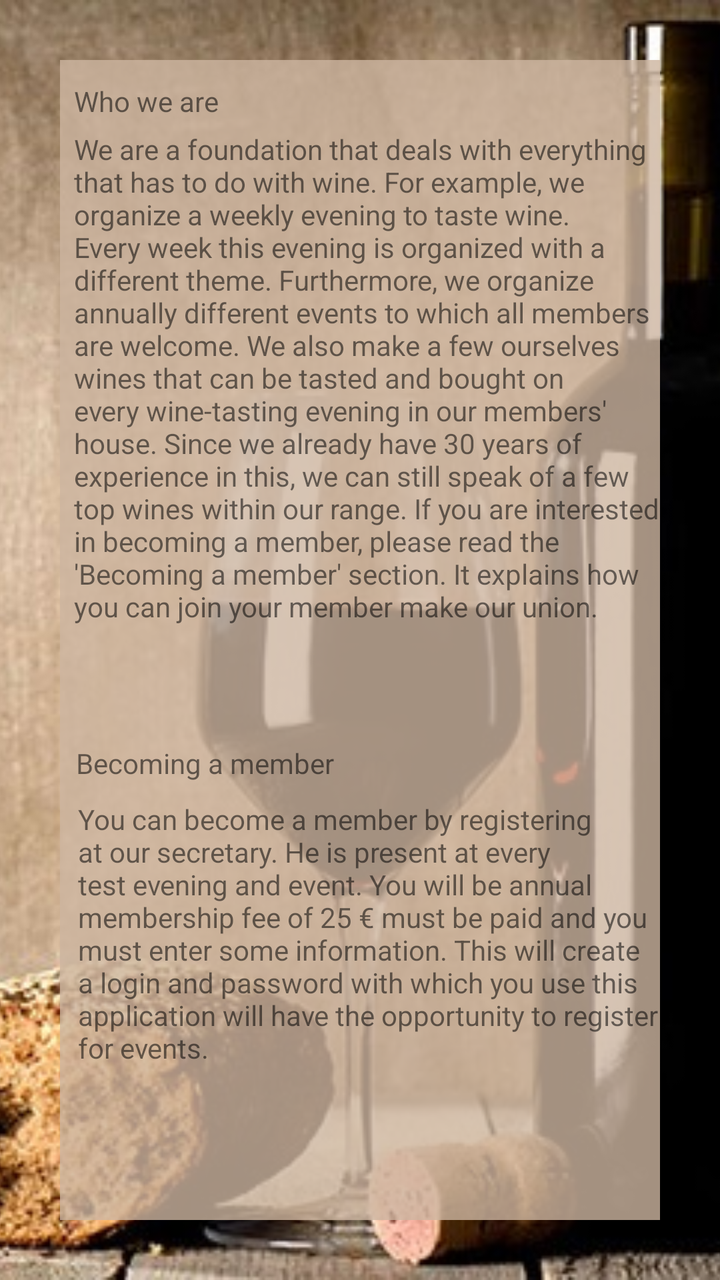
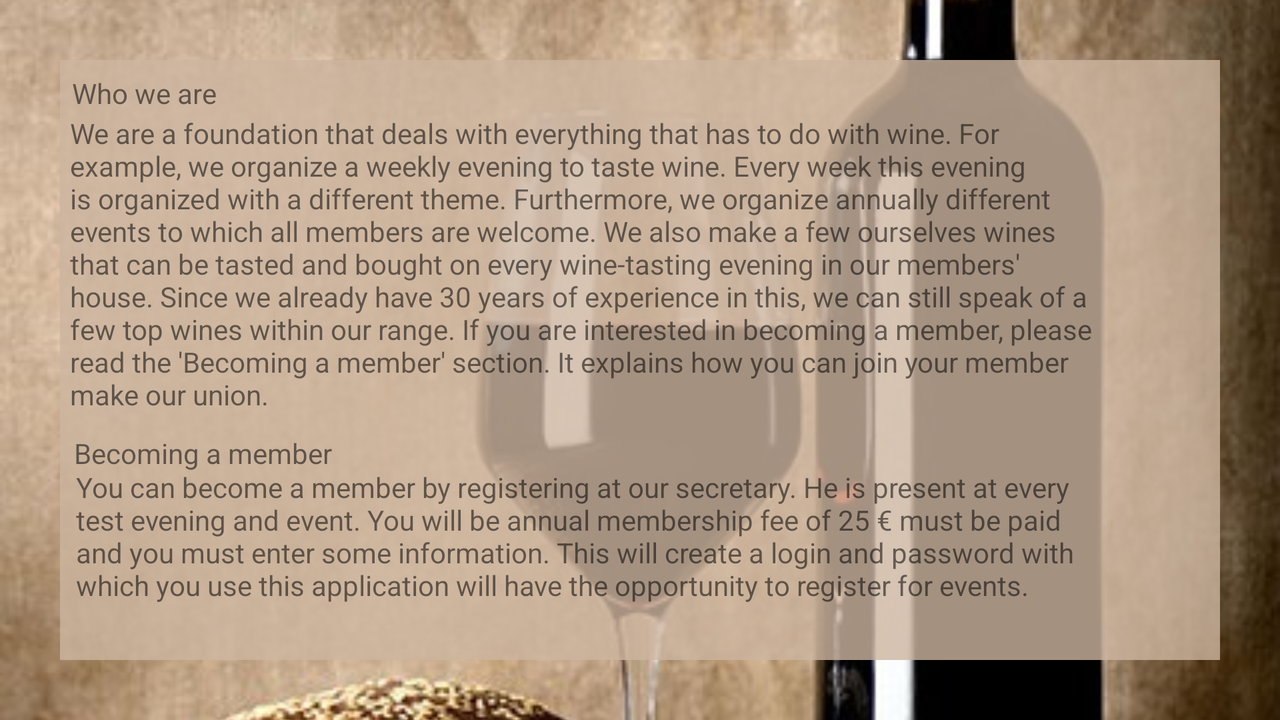

The same Android screen from two of the app's own layout files: first res/layout/ as a phone draws it, then the repository's variant for another configuration, drawn on a device whose configuration selects that folder. Both files follow.
<!-- AndroidManifest.xml: application theme Theme.AppCompat.Light.NoActionBar -->
<!-- res/layout/activity_member.xml -->
<?xml version="1.0" encoding="utf-8"?>
<android.support.constraint.ConstraintLayout
    xmlns:android="http://schemas.android.com/apk/res/android"
    android:layout_width="match_parent"
    android:layout_height="match_parent">

    <FrameLayout
        android:id="@+id/content_member"
        android:layout_width="match_parent"
        android:layout_height="match_parent" >

        <ImageView
            android:id="@+id/background"
            android:layout_width="match_parent"
            android:layout_height="match_parent"
            android:contentDescription="@string/description_background"
            android:scaleType="centerCrop"
            android:src="@drawable/wine_start_background_cropped" />

        <RelativeLayout
            android:layout_width="match_parent"
            android:layout_height="match_parent"
            android:id="@+id/text_layout"
            android:layout_margin="30dp"
            android:background="@color/light_brown_trans" >

            <TextView
                android:id="@+id/who_we_are_title"
                android:layout_width="wrap_content"
                android:layout_height="wrap_content"
                android:layout_alignParentStart="true"
                android:layout_alignParentLeft="true"
                android:layout_alignParentTop="true"
                android:layout_marginStart="7dp"
                android:layout_marginLeft="7dp"
                android:layout_marginTop="11dp"
                android:text="@string/who_we_are_title" />

            <TextView
                android:id="@+id/who_we_are_text"
                android:layout_width="wrap_content"
                android:layout_height="wrap_content"
                android:layout_alignParentStart="true"
                android:layout_alignParentLeft="true"
                android:layout_alignParentTop="true"
                android:layout_marginStart="7dp"
                android:layout_marginLeft="7dp"
                android:layout_marginTop="35dp"
                android:text="@string/who_we_are_text" />

            <TextView
                android:id="@+id/become_member_title"
                android:layout_width="wrap_content"
                android:layout_height="wrap_content"
                android:layout_alignParentStart="true"
                android:layout_alignParentLeft="true"
                android:layout_alignParentTop="true"
                android:layout_marginStart="8dp"
                android:layout_marginLeft="8dp"
                android:layout_marginTop="342dp"
                android:text="@string/become_member_title" />

            <TextView
                android:id="@+id/become_member_text"
                android:layout_width="wrap_content"
                android:layout_height="wrap_content"
                android:layout_alignParentStart="true"
                android:layout_alignParentLeft="true"
                android:layout_alignParentTop="true"
                android:layout_marginStart="9dp"
                android:layout_marginLeft="9dp"
                android:layout_marginTop="370dp"
                android:text="@string/become_member_text" />

        </RelativeLayout>
    </FrameLayout>
</android.support.constraint.ConstraintLayout>
<!-- resources referenced by this layout -->
<resources>
  <color name="light_brown_trans">#CCCDB6A0</color>
  <!-- drawable wine_start_background_cropped: jpg bitmap (drawable, 54100 bytes) -->
  <string name="become_member_text">You can become a member by registering at our secretary. He is present at every test evening and event. You will be annual membership fee of 25 € must be paid and you must enter some information. This will create a login and password with which you use this application will have the opportunity to register for events.</string>
  <string name="become_member_title">Becoming a member</string>
  <string name="description_background">Background image of wine</string>
  <string name="who_we_are_text">"We are a foundation that deals with everything that has to do with wine. For example, we organize a weekly evening to taste wine. Every week this evening is organized with a different theme. Furthermore, we organize annually different events to which all members are welcome. We also make a few ourselves wines that can be tasted and bought on every wine-tasting evening in our members' house. Since we already have 30 years of experience in this, we can still speak of a few top wines within our range. If you are interested in becoming a member, please read the 'Becoming a member' section. It explains how you can join your member make our union."</string>
  <string name="who_we_are_title">Who we are</string>
</resources>
<!-- res/layout-land/activity_member.xml (the repository's variant of the layout above) -->
<!-- drawn on the phone turned sideways -->
<?xml version="1.0" encoding="utf-8"?>
<android.support.constraint.ConstraintLayout xmlns:android="http://schemas.android.com/apk/res/android"
    xmlns:app="http://schemas.android.com/apk/res-auto"
    xmlns:tools="http://schemas.android.com/tools"
    android:layout_width="match_parent"
    android:layout_height="match_parent"
    tools:layout_editor_absoluteY="25dp">

    <FrameLayout
        android:id="@+id/content_member"
        android:layout_width="0dp"
        android:layout_height="0dp"
        app:layout_constraintBottom_toBottomOf="parent"
        app:layout_constraintEnd_toEndOf="parent"
        app:layout_constraintStart_toStartOf="parent"
        app:layout_constraintTop_toTopOf="parent">

        <ImageView
            android:id="@+id/background"
            android:layout_width="match_parent"
            android:layout_height="match_parent"
            android:contentDescription="@string/description_background"
            android:scaleType="centerCrop"
            android:src="@drawable/wine_start_background_cropped" />

        <RelativeLayout
            android:id="@+id/text_layout"
            android:layout_width="match_parent"
            android:layout_height="match_parent"
            android:layout_margin="30dp"
            android:background="@color/light_brown_trans">

            <TextView
                android:id="@+id/who_we_are_title"
                android:layout_width="wrap_content"
                android:layout_height="wrap_content"
                android:layout_alignParentStart="true"
                android:layout_alignParentLeft="true"
                android:layout_alignParentTop="true"
                android:layout_marginStart="6dp"
                android:layout_marginLeft="6dp"
                android:layout_marginTop="7dp"
                android:text="@string/who_we_are_title" />

            <TextView
                android:id="@+id/who_we_are_text"
                android:layout_width="516dp"
                android:layout_height="wrap_content"
                android:layout_alignParentStart="true"
                android:layout_alignParentLeft="true"
                android:layout_alignParentTop="true"
                android:layout_marginStart="5dp"
                android:layout_marginLeft="5dp"
                android:layout_marginTop="27dp"
                android:text="@string/who_we_are_text" />

            <TextView
                android:id="@+id/become_member_title"
                android:layout_width="wrap_content"
                android:layout_height="wrap_content"
                android:layout_alignParentStart="true"
                android:layout_alignParentLeft="true"
                android:layout_alignParentTop="true"
                android:layout_marginStart="7dp"
                android:layout_marginLeft="7dp"
                android:layout_marginTop="187dp"
                android:text="@string/become_member_title" />

            <TextView
                android:id="@+id/become_member_text"
                android:layout_width="511dp"
                android:layout_height="wrap_content"
                android:layout_alignParentStart="true"
                android:layout_alignParentLeft="true"
                android:layout_alignParentTop="true"
                android:layout_marginStart="8dp"
                android:layout_marginLeft="8dp"
                android:layout_marginTop="204dp"
                android:text="@string/become_member_text" />

        </RelativeLayout>
    </FrameLayout>
</android.support.constraint.ConstraintLayout>
